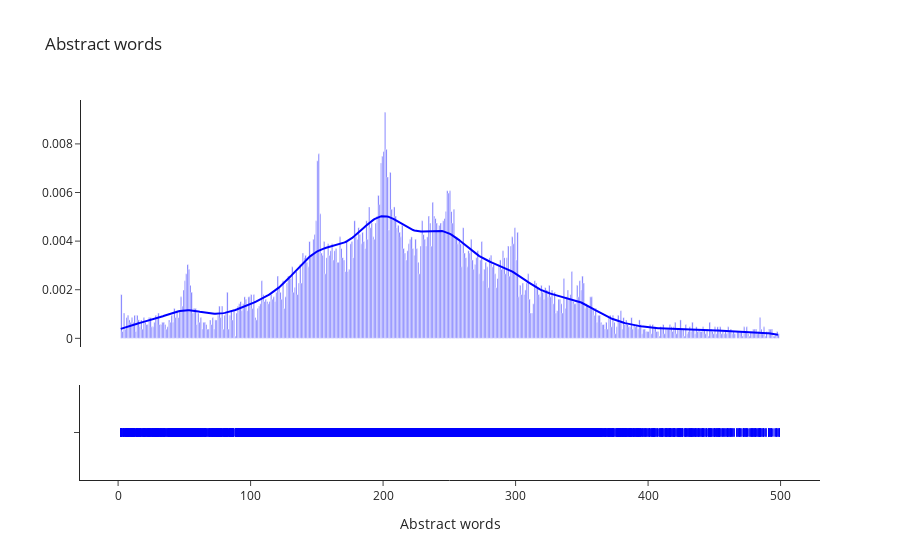

The cell this chart's notebook holds for it:
### Code cell
fig = ff.create_distplot(hist_data=[word_count],
                         group_labels=["All abstracts"],
                         colors=["blue"])
fig.update_layout(title_text="Abstract words", xaxis_title="Abstract words", template="simple_white", showlegend=False)
fig.show()

### Figure 1 — Plotly figure (JSON) as saved in the notebook; plotly's stock layout.template omitted (floating-point values rounded to 4 significant figures; data arrays with more than 128 entries replaced by an {"elided": "..."} marker saying what was removed)
{"data": [{"autobinx": false, "histnorm": "probability density", "legendgroup": "All abstracts", "marker": {"color": "blue"}, "name": "All abstracts", "opacity": 0.7, "type": "histogram", "x": {"elided": "10544 int values"}, "xaxis": "x", "xbins": {"end": 499, "size": 1, "start": 2}, "yaxis": "y"}, {"legendgroup": "All abstracts", "marker": {"color": "blue"}, "mode": "lines", "name": "All abstracts", "showlegend": false, "type": "scatter", "x": {"elided": "500 float values"}, "xaxis": "x", "y": {"elided": "500 float values"}, "yaxis": "y"}, {"legendgroup": "All abstracts", "marker": {"color": "blue", "symbol": "line-ns-open"}, "mode": "markers", "name": "All abstracts", "showlegend": false, "type": "scatter", "x": {"elided": "10544 int values"}, "xaxis": "x", "y": {"elided": "10544 str values"}, "yaxis": "y2"}], "layout": {"barmode": "overlay", "hovermode": "closest", "legend": {"traceorder": "reversed"}, "showlegend": false, "title": {"text": "Abstract words"}, "xaxis": {"anchor": "y2", "domain": [0, 1], "title": {"text": "Abstract words"}, "zeroline": false}, "yaxis": {"anchor": "free", "domain": [0.35, 1], "position": 0}, "yaxis2": {"anchor": "x", "domain": [0, 0.25], "dtick": 1, "showticklabels": false}}}
